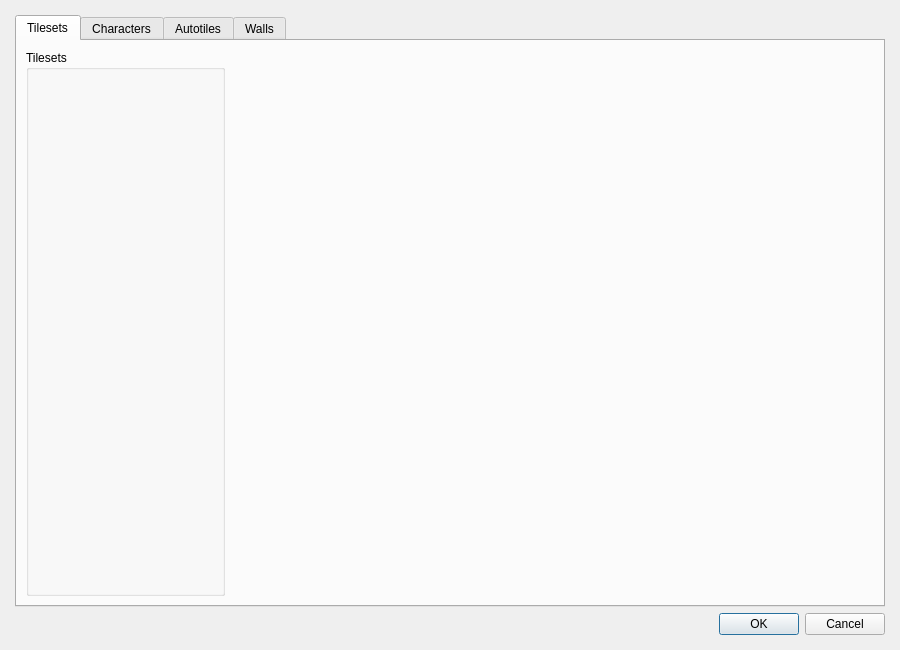
<?xml version="1.0" encoding="UTF-8"?>
<ui version="4.0">
 <class>DialogCollisions</class>
 <widget class="QDialog" name="DialogCollisions">
  <property name="geometry">
   <rect>
    <x>0</x>
    <y>0</y>
    <width>900</width>
    <height>650</height>
   </rect>
  </property>
  <property name="windowTitle">
   <string>Collisions</string>
  </property>
  <layout class="QGridLayout" name="gridLayout">
   <property name="leftMargin">
    <number>15</number>
   </property>
   <property name="topMargin">
    <number>15</number>
   </property>
   <property name="rightMargin">
    <number>15</number>
   </property>
   <property name="bottomMargin">
    <number>15</number>
   </property>
   <item row="0" column="0">
    <layout class="QVBoxLayout" name="verticalLayout">
     <item>
      <widget class="QTabWidget" name="tabWidget">
       <property name="currentIndex">
        <number>0</number>
       </property>
       <widget class="QWidget" name="tab">
        <attribute name="title">
         <string>Tilesets</string>
        </attribute>
        <layout class="QGridLayout" name="gridLayout_2">
         <item row="0" column="0">
          <layout class="QHBoxLayout" name="horizontalLayout" stretch="0,1">
           <item>
            <widget class="QGroupBox" name="groupBox_22">
             <property name="minimumSize">
              <size>
               <width>0</width>
               <height>0</height>
              </size>
             </property>
             <property name="maximumSize">
              <size>
               <width>16777215</width>
               <height>16777215</height>
              </size>
             </property>
             <property name="title">
              <string>Tilesets</string>
             </property>
             <layout class="QGridLayout" name="gridLayout_29">
              <item row="0" column="0">
               <widget class="PanelSuperList" name="panelSuperListTilesets" native="true">
                <property name="minimumSize">
                 <size>
                  <width>175</width>
                  <height>0</height>
                 </size>
                </property>
                <property name="maximumSize">
                 <size>
                  <width>175</width>
                  <height>16777215</height>
                 </size>
                </property>
               </widget>
              </item>
             </layout>
            </widget>
           </item>
           <item>
            <widget class="WidgetTilesetSettings" name="widgetTilesetPictureSettings" native="true"/>
           </item>
          </layout>
         </item>
        </layout>
       </widget>
       <widget class="QWidget" name="tab_2">
        <attribute name="title">
         <string>Characters</string>
        </attribute>
        <layout class="QGridLayout" name="gridLayout_3">
         <item row="0" column="0">
          <layout class="QHBoxLayout" name="horizontalLayout_2" stretch="0,1">
           <item>
            <widget class="QGroupBox" name="groupBox_23">
             <property name="minimumSize">
              <size>
               <width>0</width>
               <height>0</height>
              </size>
             </property>
             <property name="maximumSize">
              <size>
               <width>16777215</width>
               <height>16777215</height>
              </size>
             </property>
             <property name="title">
              <string>Characters</string>
             </property>
             <layout class="QGridLayout" name="gridLayout_30">
              <item row="0" column="0">
               <widget class="PanelSuperList" name="panelSuperListCharacters" native="true">
                <property name="minimumSize">
                 <size>
                  <width>175</width>
                  <height>0</height>
                 </size>
                </property>
                <property name="maximumSize">
                 <size>
                  <width>175</width>
                  <height>16777215</height>
                 </size>
                </property>
               </widget>
              </item>
             </layout>
            </widget>
           </item>
           <item>
            <widget class="WidgetTilesetSettings" name="widgetCharacterPraticable" native="true"/>
           </item>
          </layout>
         </item>
        </layout>
       </widget>
       <widget class="QWidget" name="tab_4">
        <attribute name="title">
         <string>Autotiles</string>
        </attribute>
        <layout class="QGridLayout" name="gridLayout_4">
         <item row="0" column="0">
          <layout class="QHBoxLayout" name="horizontalLayout_3" stretch="0,1">
           <item>
            <widget class="QGroupBox" name="groupBox_25">
             <property name="minimumSize">
              <size>
               <width>0</width>
               <height>0</height>
              </size>
             </property>
             <property name="maximumSize">
              <size>
               <width>16777215</width>
               <height>16777215</height>
              </size>
             </property>
             <property name="title">
              <string>Autotiles</string>
             </property>
             <layout class="QGridLayout" name="gridLayout_32">
              <item row="0" column="0">
               <widget class="PanelSuperList" name="panelSuperListAutotiles" native="true">
                <property name="minimumSize">
                 <size>
                  <width>175</width>
                  <height>0</height>
                 </size>
                </property>
                <property name="maximumSize">
                 <size>
                  <width>175</width>
                  <height>16777215</height>
                 </size>
                </property>
               </widget>
              </item>
             </layout>
            </widget>
           </item>
           <item>
            <widget class="WidgetTilesetSettings" name="widgetAutotilePictureSettings" native="true"/>
           </item>
          </layout>
         </item>
        </layout>
       </widget>
       <widget class="QWidget" name="tab_5">
        <attribute name="title">
         <string>Walls</string>
        </attribute>
        <layout class="QGridLayout" name="gridLayout_5">
         <item row="0" column="0">
          <layout class="QHBoxLayout" name="horizontalLayout_4" stretch="0,1">
           <item>
            <widget class="QGroupBox" name="groupBox_26">
             <property name="minimumSize">
              <size>
               <width>0</width>
               <height>0</height>
              </size>
             </property>
             <property name="maximumSize">
              <size>
               <width>16777215</width>
               <height>16777215</height>
              </size>
             </property>
             <property name="title">
              <string>Walls</string>
             </property>
             <layout class="QGridLayout" name="gridLayout_33">
              <item row="0" column="0">
               <widget class="PanelSuperList" name="panelSuperListWalls" native="true">
                <property name="minimumSize">
                 <size>
                  <width>175</width>
                  <height>0</height>
                 </size>
                </property>
                <property name="maximumSize">
                 <size>
                  <width>175</width>
                  <height>16777215</height>
                 </size>
                </property>
               </widget>
              </item>
             </layout>
            </widget>
           </item>
           <item>
            <widget class="WidgetTilesetSettings" name="widgetWallPraticable" native="true"/>
           </item>
          </layout>
         </item>
        </layout>
       </widget>
      </widget>
     </item>
     <item>
      <widget class="QDialogButtonBox" name="buttonBox">
       <property name="orientation">
        <enum>Qt::Horizontal</enum>
       </property>
       <property name="standardButtons">
        <set>QDialogButtonBox::Cancel|QDialogButtonBox::Ok</set>
       </property>
      </widget>
     </item>
    </layout>
   </item>
  </layout>
 </widget>
 <customwidgets>
  <customwidget>
   <class>PanelSuperList</class>
   <extends>QWidget</extends>
   <header>panelsuperlist.h</header>
   <container>1</container>
  </customwidget>
  <customwidget>
   <class>WidgetTilesetSettings</class>
   <extends>QWidget</extends>
   <header>widgettilesetsettings.h</header>
   <container>1</container>
  </customwidget>
 </customwidgets>
 <resources/>
 <connections>
  <connection>
   <sender>buttonBox</sender>
   <signal>accepted()</signal>
   <receiver>DialogCollisions</receiver>
   <slot>accept()</slot>
   <hints>
    <hint type="sourcelabel">
     <x>248</x>
     <y>254</y>
    </hint>
    <hint type="destinationlabel">
     <x>157</x>
     <y>274</y>
    </hint>
   </hints>
  </connection>
  <connection>
   <sender>buttonBox</sender>
   <signal>rejected()</signal>
   <receiver>DialogCollisions</receiver>
   <slot>reject()</slot>
   <hints>
    <hint type="sourcelabel">
     <x>316</x>
     <y>260</y>
    </hint>
    <hint type="destinationlabel">
     <x>286</x>
     <y>274</y>
    </hint>
   </hints>
  </connection>
 </connections>
</ui>
